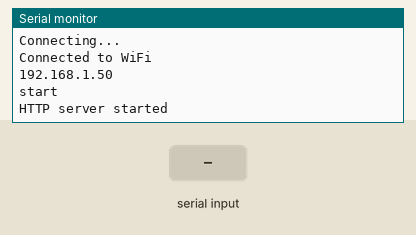
This sketch was run on a simulated ESP32. Shown: the last lines printed to the serial monitor. The test bench sets the inputs (shaded band). WiFi joins after 1.5 s; servers stay silent unless stated.

Above: at 3.2 s.
3.3 s: "1\n" received over the second serial link
At 5.2 s:
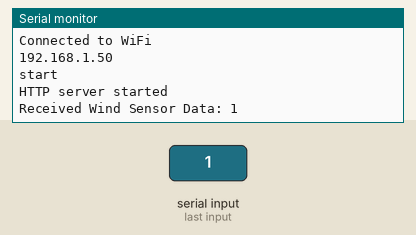
5.5 s: "0\n" received over the second serial link
At 6.9 s:
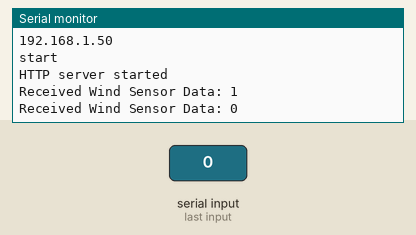

The sketch:

ESP32-Station.ino
```cpp
#include <WiFi.h>
#include <ESPAsyncWebServer.h>

#define RX_PIN_ESP32 16
#define TX_PIN_ESP32 17

// Wifi setup
const char* ssid = "";
const char* password = "";

AsyncWebServer server(80);

void setup() {
  // put your setup code here, to run once:

  Serial.begin(9600);

  WiFi.begin(ssid, password);

  while(WiFi.status() != WL_CONNECTED){
    delay(1000);
    Serial.println("Connecting...");
  }
  Serial.println("Connected to WiFi");

  //Serial2.begin(9600, SERIAL_8N1, 16, 17);
  Serial2.begin(9600);
  Serial.println(WiFi.localIP());
  Serial.println("start");

  server.on("/wind", HTTP_GET, [](AsyncWebServerRequest *request){
    String response = "Received data: ";
    while (Serial2.available()){
      response += String(Serial2.readStringUntil('\n'));
    }
    request->send(200, "text/plain", response);
  });

  server.begin();
  Serial.println("HTTP server started");

}

void loop() {
  if (Serial2.available()) {
    String receivedData = Serial2.readStringUntil('\n');
    Serial.print("Received Wind Sensor Data: ");
    Serial.println(receivedData);
  }
  delay(1000);
}
```

Measured:
- after the input at 3.3 s, the serial monitor: prints a new line after 0.72 s (image 1)
- after the input at 5.5 s, the serial monitor: prints a new line after 0.52 s (image 2)
